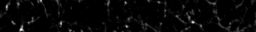
%> input picture cellnav/cellNav_0.70/karl/images/AVG_Ai148_129SVG3_122618_1005-1.tif, 256 x 32 px
$ octave tryDeluc.m   (GNU Octave 9; MATLAB toolbox functions it lacks are replaced by stand-ins)
%> lines starting %> are read from the running program, lines starting %| are printed output that depends on the picture
### optical-retina/jmFunctions/GetMyDir.m
function[TPN] = GetMyDir()


%% Get Folder

if ~exist('.\temp'), mkdir('.\temp'),end

if exist('.\temp\Last.mat')
     load(['.\temp\Last.mat'])
     if exist(Last)
        TPN=uigetdir(Last)
     else
         TPN=uigetdir
     end
else
    TPN=uigetdir
%> the answer given: ../../../cellnav/cellNav_0.70/karl/images
end

TPN= [TPN '\'];

Last=TPN;
if Last>0
save('.\temp\Last.mat','Last')
end

### optical-retina/PreProc/Deconvolution/tryDeluc.m
%%PSF

TPN = GetMyDir
TPNd=dir(TPN); TPNd=TPNd(3:length(TPNd));
Name={};
for i = 1: length(TPNd)
    nam=TPNd(i).name;
    LN = length(nam);
    if nam(LN-3:LN) == '.tif'
        Name{length(Name)+1}=nam;
    end
end
for i = 1:length(Name)
    Rd(:,:,i,:)=imread([TPN '\' char(Name{i})]);
%> Rd is the input picture: size 32x256 uint16; min 0, max 39, mean 1.1
end
[ys xs zs cs] = size(I);
Rdmax=squeeze(max(Rd,[],3));
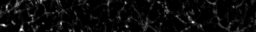
%> Rdmax: size 32x256 uint16; min 0, max 39, mean 1.8; drawn with min black and max white
image(Rdmax),pause(.01)
%> after `image(Rdmax)`:
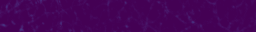
%> displayed picture: size 32x256x3, on the screen's scale of 0 to 255; mean R, G, B 68.6, 3.6, 86.8


TPN = GetMyDir
%> the answer given: ../../../cellnav/cellNav_0.70/karl/images
TPNd=dir(TPN); TPNd=TPNd(3:length(TPNd));
Name={};
for i = 1: length(TPNd)
    nam=TPNd(i).name;
    LN = length(nam);
    if nam(LN-3:LN) == '.tif'
        Name{length(Name)+1}=nam;
    end
end
for i = 1:length(Name)
    PSF(:,:,i,:)=imread([TPN '\' char(Name{i})]);
end
[ys xs zs cs] = size(I);
Pmax=squeeze(max(PSF,[],3));
image(Pmax),pause(.01)

%> (the run ends here)
